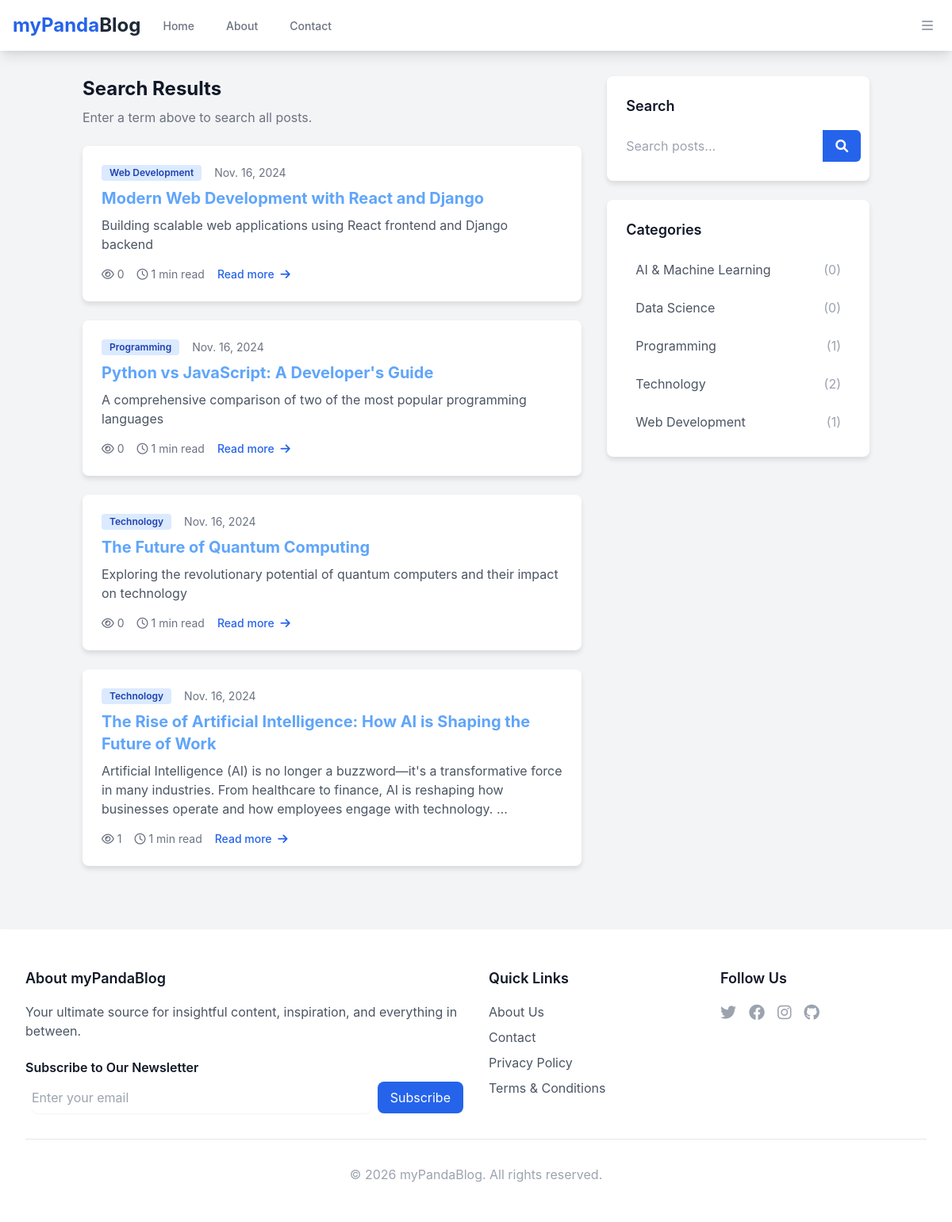
The app's page /search/ with its own data.
### blog/models.py (models this page shows, shortened)
class Post(models.Model):
    ACTIVE = 'active'
    DRAFT = 'draft'
    SCHEDULED = 'scheduled'
    CHOICES_STATUS = (
        (ACTIVE, 'Active'),
        (DRAFT, 'Draft'),
        (SCHEDULED, 'Scheduled'),
    )
    title = models.CharField(max_length=255, db_index=True)
    slug = models.SlugField(db_index=True, unique=True)
    category = models.ForeignKey(Category, related_name="posts", on_delete=models.CASCADE)
    intro = CKEditor5Field(blank=True, null=True, config_name='default')
    content = CKEditor5Field(blank=True, null=True, config_name='default')
    created_at = models.DateTimeField(auto_now_add=True)
    updated_at = models.DateTimeField(auto_now=True)
    published_at = models.DateTimeField(null=True, blank=True)
    status = models.CharField(max_length=10, choices=CHOICES_STATUS, default=DRAFT)
    image = models.ImageField(upload_to="uploads/", null=True, blank=True)
    video_url = models.URLField(blank=True, help_text="YouTube or Vimeo URL")
    meta_title = models.CharField(max_length=60, blank=True, help_text="SEO meta title")
    meta_description = models.CharField(max_length=160, blank=True, help_text="SEO meta description")
    canonical_url = models.URLField(blank=True, help_text="Canonical URL if this is a repost")
    views_count = models.PositiveIntegerField(default=0)
    featured = models.BooleanField(default=False)
    tags = TaggableManager(blank=True)
    class Meta:
        ordering = ["-created_at"]
        indexes = [
            models.Index(fields=['created_at', 'status']),
            models.Index(fields=['category', 'status']),
            models.Index(fields=['status', 'published_at']),
        ]
    @property
    def reading_time(self):
        text = strip_tags(self.content)
        words = len(text.split())
        minutes = round(words / 200)  # Average reading speed of 200 words per minute
        return max(1, minutes)  # Minimum 1 minute reading time

class Category(models.Model):
    title = models.CharField(max_length=255, db_index=True)
    slug = models.SlugField(db_index=True, unique=True)
    description = models.TextField(blank=True)
    meta_description = models.CharField(max_length=160, blank=True, help_text="SEO meta description")
    class Meta:
        ordering = ["title"]
        verbose_name_plural = "Categories"
    def __str__(self):
        return self.title

### blog/views.py (the view)
# urls.py: path('search/', views.search, name='search'),
def search(request):
    query = request.GET.get('query', '')
    posts = Post.objects.filter(status=Post.ACTIVE).select_related('category')
    if query:
        posts = posts.filter(
            Q(title__icontains=query) |
            Q(intro__icontains=query) |
            Q(content__icontains=query)
        )
    categories = Category.objects.all().annotate(
        post_count=Count('posts', filter=Q(posts__status=Post.ACTIVE))
    )
    return render(request, 'search.html', {
        'query': query,
        'posts': posts,
        'categories': categories
    })

### blog/context_processors.py (called while the page is built)
def base_context(request):
    return {
        'categories': Category.objects.all(),
    }

### templates/search.html (shortened to what this page needs)
{% extends 'base.html' %}
{% load static %}
{% block content %}
<div class="max-w-7xl mx-auto">
    <div class="flex flex-col md:flex-row gap-8">
        <div class="w-full md:w-2/3">
            <h2 class="text-2xl font-bold text-gray-900 mb-2">Search Results</h2>
            {% if query %}
            <p class="text-gray-500 mb-6">{{ posts|length }} result{{ posts|length|pluralize }} found</p>
            {% else %}
            <p class="text-gray-500 mb-6">Enter a term above to search all posts.</p>
            {% endif %}
            <div class="space-y-6">
                {% for post in posts %}
                <article class="bg-white rounded-lg shadow-md overflow-hidden hover:shadow-lg transition-shadow duration-300">
                    <div class="md:flex">
                        <div class="p-6">
                            <div class="flex items-center mb-2">
                                <a href="{% url 'blog:category_detail' post.category.slug %}"
                                   class="bg-blue-100 text-blue-800 text-xs font-semibold px-2.5 py-0.5 rounded hover:bg-blue-200">{{ post.category }}</a>
                                <span class="text-gray-500 text-sm ml-4">{{ post.created_at|date }}</span>
                            </div>
                            <h3 class="text-xl font-bold text-gray-900 mb-2">
                                <a href="{% url 'blog:post_detail' post.category.slug post.slug %}" class="hover:text-blue-600">{{ post.title }}</a>
                            </h3>
                            <p class="text-gray-600 mb-4">{{ post.intro|striptags|truncatewords:30 }}</p>
                            <div class="flex items-center space-x-4 text-sm text-gray-500">
                                <div class="flex items-center">
                                    <i class="far fa-eye mr-1"></i>
                                    {{ post.views_count }}
                                </div>
                                <div class="flex items-center">
                                    <i class="far fa-clock mr-1"></i>
                                    {{ post.reading_time }} min read
                                </div>
                                <a href="{% url 'blog:post_detail' post.category.slug post.slug %}"
                                   class="ml-auto text-blue-600 hover:text-blue-800 font-medium">
                                    Read more <i class="fas fa-arrow-right ml-1"></i>
                                </a>
                            </div>
                        </div>
                    </div>
                </article>
                {% empty %}
                <div class="bg-white rounded-lg shadow-md p-12 text-center">
                    <i class="fas fa-search text-4xl text-gray-300 mb-4"></i>
                    <p class="text-gray-500 text-lg">No posts matched your search.</p>
                    <p class="text-gray-400 mt-2">Try a different search term.</p>
                </div>
                {% endfor %}
            </div>
        </div>
        <div class="w-full md:w-1/3">
            <div class="bg-white rounded-lg shadow-md p-6 mb-6">
                <h3 class="text-lg font-semibold text-gray-900 mb-4">Search</h3>
                <form action="{% url 'blog:search' %}" method="get">
                    <div class="flex">
                        <input type="text" name="query" value="{{ query }}" placeholder="Search posts..."
                               class="flex-1 rounded-l-md border-gray-300 focus:border-blue-500 focus:ring-blue-500">
                        <button type="submit" class="px-4 py-2 bg-blue-600 text-white rounded-r-md hover:bg-blue-700">
                            <i class="fas fa-search"></i>
                        </button>
                    </div>
                </form>
            </div>
            <div class="bg-white rounded-lg shadow-md p-6">
                <h3 class="text-lg font-semibold text-gray-900 mb-4">Categories</h3>
                <div class="space-y-2">
                    {% for category in categories %}
                    <a href="{% url 'blog:category_detail' category.slug %}"
                       class="block px-3 py-2 text-gray-600 hover:text-blue-600 hover:bg-gray-50 rounded-md">
                        {{ category.title }}
                        <span class="float-right text-gray-400">({{ category.post_count }})</span>
                    </a>
                    {% endfor %}
                </div>
            </div>
        </div>
    </div>
</div>
{% endblock %}

### static/css/main.css (style rules this page uses)
:root { --primary-color: #60A5FA; --primary-light: #93C5FD; --primary-dark: #3B82F6; --accent-color: #F59E0B; --text-primary: #1F2937; --text-secondary: #4B5563; --bg-primary: #F9FAFB; --bg-secondary: #F3F4F6; }
body { font-family: 'Inter', system-ui, -apple-system, sans-serif; color: var(--text-primary); background-color: var(--bg-primary); line-height: 1.5; }
h1, h2, h3, h4, h5, h6 { color: var(--text-primary); font-weight: 600; line-height: 1.25; }
a { color: var(--primary-color); text-decoration: none; transition: color 0.2s ease-in-out; }
.flex { display: flex; }
.items-center { align-items: center; }
.mb-2 { margin-bottom: 0.5rem; }
.mb-4 { margin-bottom: 1rem; }
.rounded { border-radius: 0.25rem; }
.rounded-md { border-radius: 0.375rem; }
.rounded-lg { border-radius: 0.5rem; }
.shadow-md { box-shadow: 0 4px 6px rgba(0, 0, 0, 0.1); }

### records on screen
Post: category "Web Development", created_at "Nov. 16, 2024", title "Modern Web Development with React and Django", intro "Building scalable web applications using React frontend and Django backend", views_count "0", reading_time "1"
Post: category "Programming", created_at "Nov. 16, 2024", title "Python vs JavaScript: A Developer's Guide", intro "A comprehensive comparison of two of the most popular programming languages", views_count "0", reading_time "1"
Post: category "Technology", created_at "Nov. 16, 2024", title "The Future of Quantum Computing", intro "Exploring the revolutionary potential of quantum computers and their impact on technology", views_count "0", reading_time "1"
Post: category "Technology", created_at "Nov. 16, 2024", title "The Rise of Artificial Intelligence: How AI is Shaping the Future of Work", intro "Artificial Intelligence (AI) is no longer a buzzword—it's a transformative force in many industries. From healthcare to finance, AI is reshaping how businesses operate and how employees engage with technology. …", views_count "1", reading_time "1"
Category: title "AI & Machine Learning", post_count "0"
Category: title "Data Science", post_count "0"
Category: title "Programming", post_count "1"
Category: title "Technology", post_count "2"
Category: title "Web Development", post_count "1"
